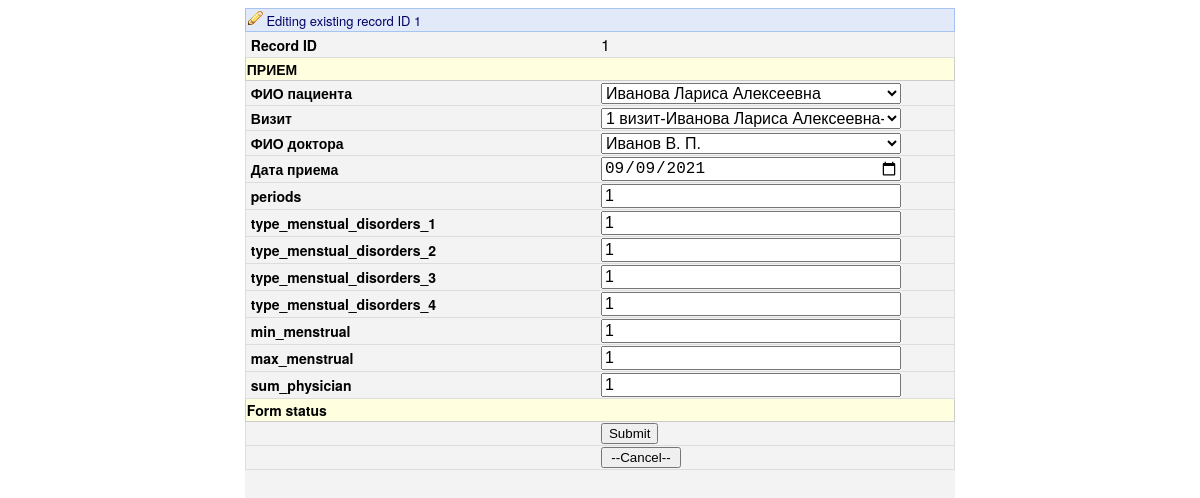
Screenshot of /update_appointment/1 (signed in) with the database file from the repository.
### PCOS_diag/apps/patients/models.py (models this page shows, shortened)
class Appointment(models.Model):
	patient_key			= models.ForeignKey(Patient,  on_delete=models.CASCADE)
	visit_key			= models.ForeignKey(Visit,  on_delete=models.CASCADE)
	doctor_key			= models.ForeignKey(Doctor,  on_delete=models.CASCADE)
	date 				= models.DateField()
	periods				= models.IntegerField()
	type_menstual_disorders_1	=	models.IntegerField()
	type_menstual_disorders_2	=	models.IntegerField()
	type_menstual_disorders_3	=	models.IntegerField()
	type_menstual_disorders_4	=	models.IntegerField()
	min_menstrual		= models.IntegerField()
	max_menstrual		= models.IntegerField()
	sum_physician		= models.IntegerField()

### PCOS_diag/apps/patients/views.py (the view)
# urls.py: path('update_appointment/<str:pk>', views.update_appointment, name='update_appointment'),
@login_required(login_url='/login_user')
def update_appointment(request, pk):
	appointment=Appointment.objects.get(id=pk)
	form= AppointmentForm(instance=appointment)
	if request.method=='POST':
		form=AppointmentForm(request.POST, instance=appointment)
		if form.is_valid():
			form.save()
			return redirect('/appointments_list')
	context = {'form':form, 'new':''}
	return render(request, 'forms/appointment_form.html', context)

### PCOS_diag/apps/patients/forms.py
class AppointmentForm(ModelForm):
	class Meta:
		model = Appointment
		fields=['patient_key','doctor_key','visit_key','date','periods','type_menstual_disorders_1','type_menstual_disorders_2','type_menstual_disorders_3','type_menstual_disorders_4','min_menstrual','max_menstrual','sum_physician']
		patient_key=ModelChoiceField(
				queryset=Patient.objects.all(),
				empty_label=None)
		doctor_key=ModelChoiceField(
				queryset=Doctor.objects.all(),
				empty_label=None)
		visit_key=ModelChoiceField(
				queryset=Visit.objects.all(),
				empty_label=None)
		periods:IntegerField()
		type_menstual_disorders_1:IntegerField()
		type_menstual_disorders_2:IntegerField()
		type_menstual_disorders_3:IntegerField()
		type_menstual_disorders_4:IntegerField()
		min_menstrual:IntegerField()
		max_menstrual:IntegerField()
		sum_physician:IntegerField()
		widgets={
			"date":DateInput(format=('%Y-%m-%d'), attrs={
				'class':'form-control',
				'placeholder':'Дата приема',
				'input_type' : 'text',
				'type': 'date'
				}),
		}

### PCOS_diag/apps/patients/models.py (called while the page is built)
	def __str__(self):
		return self.name_doctor

	def __str__(self):
		return self.name_patient

	def __str__(self):
		return self.name_visit+"-"+str(self.patient_key)+"-"+str(self.date)

### PCOS_diag/templates/forms/appointment_form.html (shortened to what this page needs)
<!{% load static %}
<!DOCTYPE html>
<html lang="en">
<head>
	<link rel="stylesheet" href="{% static 'css/style_form.css' %}" />
</head>
<body>
<div class="draw_field">
<table class="table_" style="display:table;">
	<tr class="sheet_name" >
		<td colspan="2">
			{%if new is 1 %}
			<img src={% static 'img/pencil.png' %}> Editing new record
			{% else %}
			<img src={% static 'img/pencil.png' %}> Editing existing record ID {{form.instance.id}}
			{%  endif  %}
		</td>
	</tr>
	<tr class="table_string">
		<td class="table_string_left"> <a> Record ID </a> </td>
		<td class="table_string_right"> <label> {{form.instance.id}} </label> </td>
	</tr>
	<tr class="table_name" >
		<td colspan="2"> <a> ПРИЕМ </a></td>
	</tr>
	<form  method="post" >
			<tr class="table_string">
				<td class="table_string_left"><a> ФИО пациента</a>
				</td>
				<td class="table_string_right"><a> {{form.patient_key}}</a>
				</td>
			</tr>
			<tr class="table_string">
				<td class="table_string_left"><a> Визит</a>
				</td>
				<td class="table_string_right"><a> {{form.visit_key}}</a>
				</td>
			</tr>
			<tr class="table_string">
				<td class="table_string_left"><a>ФИО доктора</a>
				</td>
				<td class="table_string_right"><a>{{form.doctor_key}}</a>
				</td>
			</tr>
			<tr class="table_string">
				<td class="table_string_left"><a> Дата приема</a>
				</td>
				<td class="table_string_right"><a> {{form.date}}</a>
				</td>
			</tr>
			<tr class="table_string">
				<td class="table_string_left"><a>periods</a>
				</td>
				<td class="table_string_right"><a> {{form.periods}}</a>
				</td>
			</tr>
			<tr class="table_string">
				<td class="table_string_left"><a>type_menstual_disorders_1</a>
				</td>
				<td class="table_string_right"><a> {{form.type_menstual_disorders_1}}</a>
				</td>
			</tr>
			<tr class="table_string">
				<td class="table_string_left"><a>type_menstual_disorders_2</a>
				</td>
				<td class="table_string_right"><a>{{form.type_menstual_disorders_2}}</a>
				</td>
			</tr>
			<tr class="table_string">
				<td class="table_string_left"><a>type_menstual_disorders_3</a>
				</td>
				<td class="table_string_right"><a>{{form.type_menstual_disorders_3}}</a>
				</td>
			</tr>
			<tr class="table_string">
				<td class="table_string_left"><a>type_menstual_disorders_4</a>
				</td>
				<td class="table_string_right"><a>{{form.type_menstual_disorders_4}}</a>
				</td>
			</tr>
			<tr class="table_string">
				<td class="table_string_left"><a>min_menstrual</a>
				</td>
				<td class="table_string_right"><a>{{form.min_menstrual}}</a>
				</td>
			</tr>
			<tr class="table_string">
				<td class="table_string_left"><a>max_menstrual</a>
				</td>
				<td class="table_string_right"><a>{{form.max_menstrual}}</a>
				</td>
			</tr>
			<tr class="table_string">
				<td class="table_string_left"><a>sum_physician</a>
				</td>
				<td class="table_string_right"><a>{{form.sum_physician}}</a>
				</td>
			</tr>
			<tr class="table_name" >
				<td colspan="2"> <a>Form status</a> </td>
			</tr>
			<tr class="table_string">
				<td class="table_string_left"><a></a>
				</td>
				<td class="table_string_right"><input type="submit" >
				</td>
			</tr>
			<tr class="table_string">
				<td class="table_string_left"><a></a>
				</td>
				<td class="table_string_right">	<button type="cancel" style="width:80px" onclick="window.location='/appointments_list';return false;">--Cancel--</button>
				</td>
			</tr>
	</form>
</table>
</div>
</body>

### PCOS_diag/static/css/style_form.css (style rules this page uses)
body { font-family: "Helvetica Neue",Helvetica,"Helvetica Neue",Helvetica,Arial, Verdana,sans-serif; font-size: 12px; -webkit-text-size-adjust: none; color: #000000; line-height: normal; background-color: #fff; }
.draw_field { background: #F3F3F3; width: 60%; height: 100%; margin-left: auto; margin-right: auto; }
.table_ { border: 1px solid #DDDDDD; padding: 0; background: #F3F3F3; width: 100%; border-collapse: collapse; }
.table_string { display: table-row; border: 1px solid #DDDDDD; }
.table_string_left { font-size: 14px; padding: 2px; font-weight: bold; padding-left: 5px; padding-right: 5px; width: 50%;\ }
.table_string_right { position: static; display: table-cell; float: none; width: 50%; font-size: 16px; }
.table_name { padding-left: 5px; padding-right: 5px; font-size: 14px; display: table-row; background: #FFFFE0; text-align: Left; font-weight: bold; border: 1px solid #CCCCCC; }
.sheet_name { font: normal 13px "Helvetica Neue",Helvetica,Arial, Helvetica, sans-serif; padding: 6px; border: 1px solid #A7C3F1; color: #000066; max-width: 800px; background-color: #E2EAFA; }
#id_name_patient, #id_patient_key, #id_doctor_key, #id_name_visit, #id_age_visit, #id_visit_key { width: 300px; font-size: 16px; }
#id_periods,#id_type_menstual_disorders_1,#id_type_menstual_disorders_2,#id_type_menstual_disorders_3,#id_type_menstual_disorders_4 { width: 300px; font-size: 16px; }
#id_min_menstrual, #id_max_menstrual, #id_sum_physician { width: 300px; font-size: 16px; }
#id_day_of_birth, #id_date { width: 300px; font-size: 16px; }

### rows the page displays
Appointment: instance.id "1", patient_key "Иванова Лариса Алексеевна", visit_key "1 визит-Иванова Лариса Алексеевна-2015-08-04", doctor_key "Иванов В. П.", date "09/09/2021", periods "1", type_menstual_disorders_1 "1", type_menstual_disorders_2 "1", type_menstual_disorders_3 "1", type_menstual_disorders_4 "1", min_menstrual "1", max_menstrual "1", sum_physician "1"
